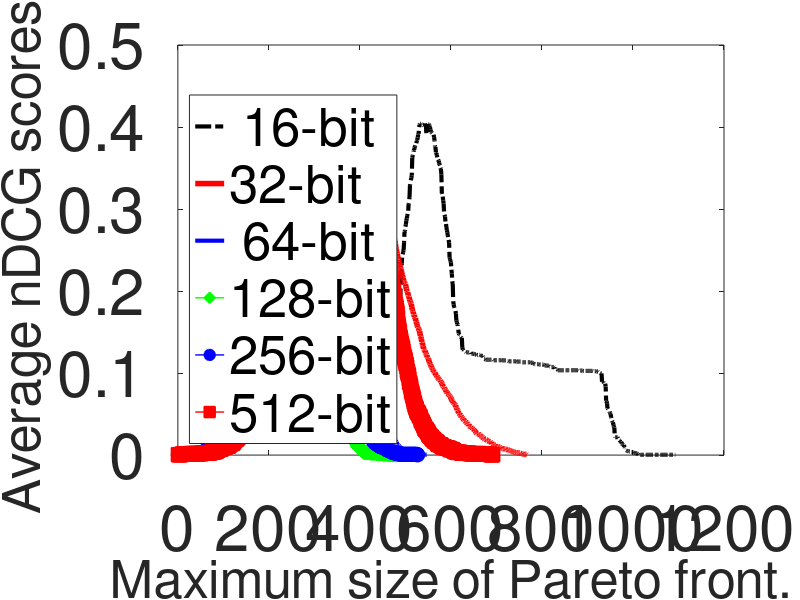

Here is the MATLAB script that generated this plot:
clear all;
clc;

x=linspace(0,350,1);


load('Evaluation_Revision/lamdaDataset/DMQR/5d_16_DMQR_n_DCG_mean');
plot(n_DCG_mean, '-.k', 'LineWidth',3); 
hold on

load('Evaluation_Revision/lamdaDataset/DMQR/5d_32_DMQR_n_DCG_mean');
plot(n_DCG_mean,'-r', 'MarkerSize',18, 'LineWidth',4); 
hold on

load('Evaluation_Revision/lamdaDataset/DMQR/5d_64_DMQR_n_DCG_mean');
plot(n_DCG_mean,'-b', 'MarkerSize',8, 'MarkerFaceColor',[0 0 1], 'LineWidth',3);
hold on

load('Evaluation_Revision/lamdaDataset/DMQR/5d_128_DMQR_n_DCG_mean');
plot(n_DCG_mean,'-gd',  'MarkerSize',10, 'MarkerFaceColor',[0 1 0], 'LineWidth',1');
hold on

load('Evaluation_Revision/lamdaDataset/DMQR/5d_256_DMQR_n_DCG_mean');
plot(n_DCG_mean,'-bo', 'MarkerSize',10, 'MarkerFaceColor',[0 0 1], 'LineWidth',1);
hold on

load('Evaluation_Revision/lamdaDataset/DMQR/5d_512_DMQR_n_DCG_mean');
plot(n_DCG_mean,'-rs',  'MarkerSize',10, 'MarkerFaceColor',[1 0 0],  'LineWidth',1');
hold on


set(gca,'FontSize',46);


%title('Average values of nDCG scores along 10 Pareto fronts' ,'FontSize', 32)

ylabel('Average nDCG scores.' ,'FontSize', 38)
xlabel('Maximum size of Pareto front.' ,'FontSize', 38) 

legend({' 16-bit', '32-bit',' 64-bit', '128-bit', '256-bit', '512-bit', },'Location','southwest' ,'FontSize', 38)

